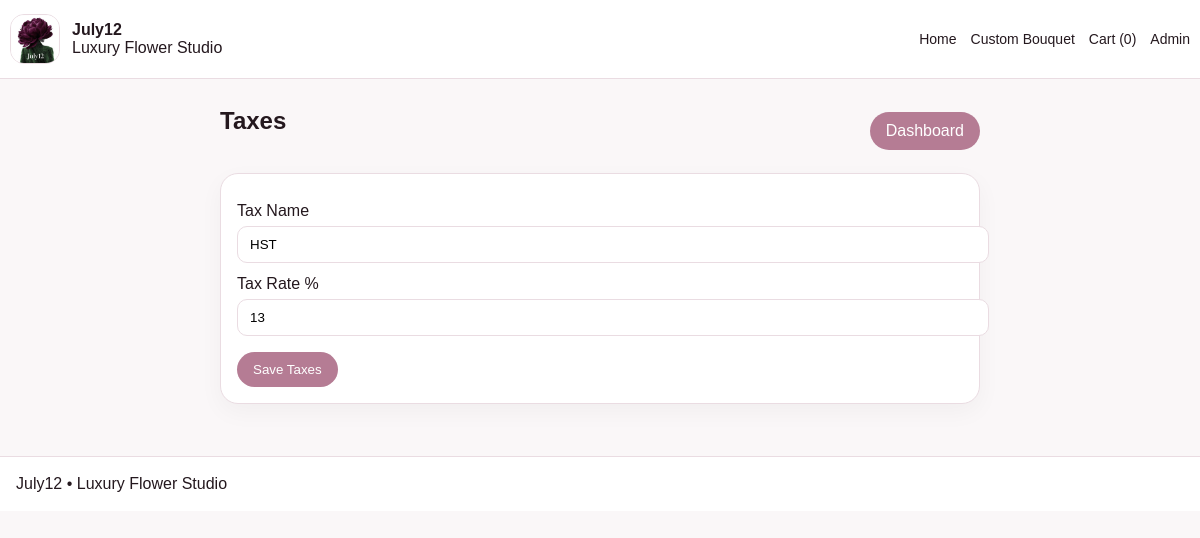
/admin/taxes (signed in), run on the app's committed database.
### tables this page shows
CREATE TABLE settings (
            key TEXT PRIMARY KEY,
            value TEXT
        );

### app.py (the view)
@app.route("/admin/taxes", methods=["GET", "POST"])
@admin_required
def admin_taxes():
    s = get_settings()
    if request.method == "POST":
        set_setting("tax_name", request.form.get("tax_name", "HST"))
        set_setting("tax_rate", request.form.get("tax_rate", "13"))
        return redirect(url_for("admin_taxes"))
    return render_template("admin/taxes.html", settings=s)

### app.py (called while the page is built, shortened)
def db():
    conn = sqlite3.connect(DB_PATH)
    conn.row_factory = sqlite3.Row
    return conn

def admin_required(fn):
    @wraps(fn)
    def wrapper(*args, **kwargs):
        if not session.get("admin"):
            return redirect(url_for("admin_login"))
        return fn(*args, **kwargs)
    return wrapper

def get_settings() -> dict:
    conn = db()
    rows = conn.execute("SELECT key, value FROM settings").fetchall()
    conn.close()
    return {r["key"]: r["value"] for r in rows}

def get_sections() -> dict:
    conn = db()
    rows = conn.execute("SELECT key, enabled FROM sections").fetchall()
    conn.close()
    return {r["key"]: bool(r["enabled"]) for r in rows}

def cart_items():
    cart = session.get("cart", {})
    if not cart:
        return [], 0.0

@app.context_processor
def inject_globals():
    s = get_settings()
    items, _ = cart_items()
    return {
        "settings": s,
        "sections": get_sections(),
        "store_name": s.get("store_name", "July12"),
        "cart_count": sum(i["qty"] for i in items),
    }

### templates/admin/taxes.html
{% extends "base.html" %}
{% block content %}
<section class="section">
  <div class="container narrow">
    <div class="admin-top">
      <h1>Taxes</h1>
      <a class="btn" href="{{ url_for('admin_dashboard') }}">Dashboard</a>
    </div>
    <div class="panel">
      <form method="post">
        <label>Tax Name</label><input name="tax_name" value="{{ settings.get('tax_name','HST') }}">
        <label>Tax Rate %</label><input name="tax_rate" value="{{ settings.get('tax_rate','13') }}">
        <div style="margin-top:16px;"><button class="btn" type="submit">Save Taxes</button></div>
      </form>
    </div>
  </div>
</section>
{% endblock %}

### templates/base.html (shortened to what this page needs)
<!doctype html>
<html lang="en">
<head>
  <link href="{{ url_for('static', filename='css/styles.css') }}" rel="stylesheet">
</head>
<body>
<header class="topbar">
  <div class="container nav">
    <a class="brand" href="{{ url_for('home') }}">
      {% if settings.get('logo_url') %}
      <img src="{{ settings.get('logo_url') }}" alt="{{ store_name }}" class="logo-img">
      {% else %}
      <div class="brand-mark">J12</div>
      {% endif %}
      <div class="brand-copy">
        <strong>{{ store_name }}</strong>
        <span>Luxury Flower Studio</span>
      </div>
    </a>
    <nav>
      <a href="{{ url_for('home') }}">Home</a>
      <a href="{{ url_for('custom_bouquet') }}">Custom Bouquet</a>
      <a href="{{ url_for('cart') }}">Cart ({{ cart_count }})</a>
      <a href="{{ url_for('admin_login') }}">Admin</a>
    </nav>
  </div>
</header>
{% block content %}{% endblock %}
<footer class="footer">
  <div class="container">{{ settings.get('footer_text', '') }}</div>
</footer>
</body>
</html>

### static/css/styles.css (style rules this page uses)
body { font-family:Arial,sans-serif;margin:0;background:#faf7f8;color:#24181e }
a { text-decoration:none;color:inherit }
.container { max-width:1180px;margin:0 auto;padding:0 16px }
.topbar { background:#fff;border-bottom:1px solid #eadce2;position:sticky;top:0;z-index:20 }
.nav { display:flex;justify-content:space-between;align-items:center;padding:14px 0 }
.brand { display:flex;gap:12px;align-items:center }
.logo-img { width:48px;height:48px;object-fit:cover;border-radius:14px;border:1px solid #eadce2 }
.brand-copy { display:flex;flex-direction:column }
nav { display:flex;gap:14px;font-size:14px }
.section { padding:28px 0 }
.card,.panel,.info-card,.admin-card { background:#fff;border:1px solid #eadce2;border-radius:18px;padding:16px;box-shadow:0 8px 24px rgba(0,0,0,.04) }
.info-card h3,.product-copy h3,.panel h3,.section-head h2,.admin-top h1 { margin-top:0 }
.btn,.cta-btn { display:inline-flex;align-items:center;justify-content:center;border:none;border-radius:999px;padding:10px 16px;background:#b57c94;color:#fff;cursor:pointer }
input,textarea,select { width:100%;padding:10px 12px;border:1px solid #eadce2;border-radius:10px;margin-top:6px }
label { display:block;margin-top:12px }
.admin-top { display:flex;justify-content:space-between;align-items:center;margin-bottom:18px }
.footer { padding:18px 0;border-top:1px solid #eadce2;background:#fff;margin-top:24px }
.narrow { max-width:760px }

### data on the page
settings: get (picture)
settings: value "July12"
settings: tax_name "HST"
settings: tax_rate "13"
settings: get "July12 • Luxury Flower Studio"

### other printed values
{{ cart_count }} "0"
